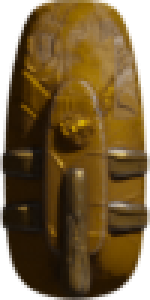
#> input picture imgparts/curve b/b-core.png, 50 x 100 px (shown 3 times larger); its folder holds only this picture in this run
$ python BetterSpritesPIL.py
#> lines starting #> are read from the running program, lines starting #| are printed output that depends on the picture
import math
import os
import random
from PIL import Image

# ---------------------------------------------------------------- helpers
def remap(value, fromLow, fromHigh, toLow, toHigh):
    return (value - fromLow) * (toHigh - toLow) / (fromHigh - fromLow) + toLow

# [7 lines left out: function avg_deviation, not called in this run]

# ---------------------------------------------------------------- catalog
def get_sprites(setselect="human"):
#> called with setselect = 'curve b'
    folder = f"imgparts/{setselect}"
    if not os.path.isdir(folder):
        raise FileNotFoundError(f"Part set '{setselect}' not found at {folder}")
    file_list = [f for f in os.listdir(folder) if f.lower().endswith(".png")]

    part_directional, part_non_directional = [], []
    for fn in file_list:
        base = fn[:-4]
        if base.endswith("-l") or base.endswith("-r"):
            if base.endswith("-l"):
                part_directional.append(base[:-2])
        else:
            part_non_directional.append(base)

    categories = ['engine', 'gun', 'turret', 'perimeter', 'cockpit',
                  'body', 'core', 'greeble', 'other']

    part_dir_dict = {k: [] for k in categories}
    part_uni_dict = {k: [] for k in categories}

    def categorize(base, bucket):
        full = f"{folder}/{base}"
        for cat in categories[:-1]:
            if base.endswith(cat):
                bucket[cat].append(full)
                return
        bucket['other'].append(full)

    for b in part_directional:
        categorize(b, part_dir_dict)
    for b in part_non_directional:
        categorize(b, part_uni_dict)
#> in generate_sprite, `new_img = Image.new('RGBA', (width, height), (0, 0, 0, 0))`: new_img: PIL image 194x172 RGBA; every value is 0

    return part_dir_dict, part_uni_dict

# ---------------------------------------------------------------- part loading
# [14 lines left out: function pick_part_dir, not called in this run]

def _load_uni(path):
    img = Image.open(path).convert("RGBA")
    return [img, img.copy()]

# ---------------------------------------------------------------- sorting
# [90 lines left out: functions sort_bounds, get_part_pos, not called in this run]

def place_parts(core_img, part_list, count, symmetric=True, center=False,
                part_type='random', boundmin=None, boundmax=None,
                dir_chance=0.5, weightX=0.3, scaleRange=(1, 1),
                pattern=None, clustermode=False, bounddict=None,
                inputdictonly=False):
#> called with count = 1, symmetric = True, center = False, part_type = 'core', dir_chance = 0.5, weightX = 0.3, scaleRange = (1, 1), clustermode = False
    if boundmin is None: boundmin = [0, 0]
    if boundmax is None: boundmax = [0, 0]
    if bounddict is None: bounddict = {}

    width, height = core_img.size
#> width = 194; height = 172
    centW, centH = round(width / 2), round(height / 2)
#> centW = 97; centH = 86
    count = int(round(count))

    part_dir_dict, part_uni_dict = part_list

    if part_type == 'random':
        have = False
        tries = 0
        while not have and tries < 50:
            tries += 1
            part_type = random.choice(list(part_dir_dict.keys()))
            have = (len(part_dir_dict[part_type]) > 0 or len(part_uni_dict[part_type]) > 0)
        if not have:
            return core_img, bounddict, []

    partlistdir_raw = list(part_dir_dict.get(part_type, []))
    partlistuni_raw = list(part_uni_dict.get(part_type, []))

    if not partlistdir_raw and not partlistuni_raw:
        return core_img, bounddict, []

    if center:
        dir_chance = 0

    partlistdir = []
    for p in partlistdir_raw:
        try:
            with Image.open(p + "-l.png") as img:
                partlistdir.append((img.size[1], p))
        except FileNotFoundError:
            pass
    partlistdir = [p[1] for p in sorted(partlistdir, key=lambda x: x[0], reverse=True)]

    partlistuni = []
    for p in partlistuni_raw:
        try:
            with Image.open(p + ".png") as img:
#> img is the input picture: PIL image 50x100 RGBA; mean R, G, B, A 79.6, 56.3, 18.6, 210.5
                partlistuni.append((img.size[1], p))
        except FileNotFoundError:
            pass
    partlistuni = [p[1] for p in sorted(partlistuni, key=lambda x: x[0], reverse=True)]
#> partlistuni = ['imgparts/curve b/b-core']

    random.shuffle(partlistdir)
    random.shuffle(partlistuni)

    uniMode = False
    Dirbool = random.random() <= dir_chance
    if Dirbool and partlistdir:
        part = pick_part_dir(partlistdir[0])
    elif partlistuni:
        part = _load_uni(partlistuni[0] + ".png")
#> part = 2 items
        uniMode = True
    elif partlistdir:
        part = pick_part_dir(partlistdir[0])
    else:
        return core_img, bounddict, []

    scale_rand = random.uniform(scaleRange[0], scaleRange[1])
    if part_type == "greeble":
        scale_rand = random.uniform(scaleRange[0] / 5, scaleRange[1] / 2)

    rescale = True
    safety = 0
    while rescale and safety < 200:
        safety += 1
        new_size = [max(1, round(part[0].size[0] * scale_rand)),
                    max(1, round(part[0].size[1] * scale_rand))]
        part = [p.resize(new_size, Image.LANCZOS) for p in part]
        part_size = [p.size for p in part]
        too_big = False
        for ps in part_size:
            if ps[0] > centW or ps[1] > centH:
                too_big = True
                break
        if too_big:
            scale_rand -= 0.1
            if scale_rand <= 0.05:
                break
        else:
            rescale = False
#> this loop made 3 passes
#> part_size on passes 1 to 3: [(50, 100), (50, 100)], [(45, 90), (45, 90)], [(36, 72), (36, 72)]
#> after the loop, safety = 3; scale_rand = 0.8

    if boundmax == [0, 0] and not clustermode:
        if part_type == 'gun':
            boundmin = [0, part_size[0][1] + 5]
            boundmax = [width * 0.2, height * 0.2 + part_size[0][1]]
        elif part_type == 'engine':
            boundmin = [part_size[0][0], centH * 0.7 - part_size[0][1]]
            boundmax = [centW * 0.75, height]
        elif part_type == 'turret':
            boundmin = [centW * 0.24, centH * 0.24]
            boundmax = [centW * 0.525, centH * 0.525]
        else:
            boundmin = [part_size[0][0], part_size[0][1]]
            boundmax = [centW * 0.75, height]
    elif boundmax == [0, 0]:
        boundmax = [width, height]

    newboundmin, newboundmax = [], []
    if bounddict:
        newboundmin = list(bounddict.get('min', []))
        newboundmax = list(bounddict.get('max', []))

    hardpoint = []
    staticcount = count
    i = 0

    if symmetric and not center:
        while count > 1:
            if len(newboundmin) == 0 or not clustermode:
                rXmin = round(centW)
                rXmax = round(boundmax[0] + 1 - part_size[0][0] / 2)
                if rXmax < rXmin:
                    rXmax = rXmin
                randX = round(random.triangular(rXmin, rXmax, rXmin)) if rXmax > rXmin else rXmin
                rYmin = round(boundmin[1])
                rYmax = round(boundmax[1] + 1 - part_size[0][1] / 2)
                if rYmax <= rYmin:
                    rYmax = rYmin + 1
                randY = random.randrange(rYmin, rYmax)
            else:
                partlistany = partlistuni if uniMode else partlistdir
                src_min = bounddict['min'] if inputdictonly and bounddict else newboundmin
                src_max = bounddict['max'] if inputdictonly and bounddict else newboundmax
                part, part_size, rXmin, rXmax = get_part_pos(
                    partlistany, src_min, src_max, 'x', part, part_size,
                    uniMode, core_img=core_img, part_type=part_type)
                rXmin = max(centW + part_size[0][0] / 2, rXmin)
                randX = round(random.triangular(rXmin, rXmax)) if rXmax > rXmin else round(rXmin)

                part, part_size, rYmin, rYmax = get_part_pos(
                    partlistany, src_min, src_max, 'y', part, part_size,
                    uniMode, core_img=core_img)
                randY = round(random.triangular(rYmin, rYmax)) if rYmax > rYmin else round(rYmin)

            randX = int(max(round(part_size[0][0] / 2), min(width - round(part_size[0][0] / 2), randX)))
            randY = int(max(round(part_size[0][1] / 2), min(height - round(part_size[0][1] / 2), randY)))

            posX = randX - round(part_size[0][0] / 2)
            posY = randY - round(part_size[0][1] / 2)
            core_img.paste(part[1], (posX, posY), part[1])
            newboundmin.append([posX, posY])

            nposX = randX + round(part_size[0][0] / 2)
            nposY = randY + round(part_size[0][1] / 2)
            newboundmax.append([nposX, nposY])

            symX = width - round(part_size[1][0] / 2) - randX + 1
            core_img.paste(part[0], (symX - round(part_size[1][0] / 2), posY), part[0])

            if part_type in ('gun', 'turret'):
                hardpoint.append([randX - centW, posY - centH])
                hardpoint.append([symX - round(part_size[1][0] / 2) - centW, posY - centH])
            elif part_type == 'engine':
                hardpoint.append([randX - centW, nposY - centH])
                hardpoint.append([symX - round(part_size[1][0] / 2) - centW, nposY - centH])

            count -= 2
            i += 2

        if count == 1:
            randX = centW
#> randX = 97
            if len(newboundmin) == 0 or not clustermode:
                rYmin = round(boundmin[1])
                rYmax = round(boundmax[1] + 1)
                if rYmax <= rYmin:
                    rYmax = rYmin + 1
                randY = random.randrange(rYmin, rYmax)
            else:
                npart_type = 'center' if part_type == 'cockpit' else part_type
                part, part_size, rYmin, rYmax = get_part_pos(
                    partlistuni, newboundmin, newboundmax, 'y', part,
                    part_size, uniMode=True, core_img=core_img,
                    part_type=npart_type)
                randY = random.randrange(int(rYmin), int(rYmax) + 1) if rYmax > rYmin else int(rYmin)

            posX = randX - round(part_size[0][0] / 2)
#> posX = 79
            posY = randY - round(part_size[0][1] / 2)
#> posY = 50
            core_img.paste(part[0], (posX, posY), part[0])
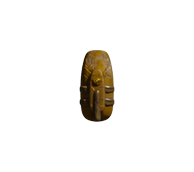
#> core_img: PIL image 194x172 RGBA; mean R, G, B, A 5.9, 4.2, 1.4, 16; transparent parts drawn white

            newboundmin.append([posX, posY])
            newboundmax.append([randX + round(part_size[0][0] / 2),
                                randY + round(part_size[0][1] / 2)])

            if part_type in ('gun', 'turret'):
                hardpoint.append([0, posY - centH])
            elif part_type == 'engine':
                hardpoint.append([0, randY + round(part_size[0][1] / 2) - centH])
            count -= 1

    elif center:
        loop = 0
        while count > 0:
            if pattern is not None and loop < len(pattern):
                randX = pattern[loop][0] * part_size[0][0]
                randY = pattern[loop][1] * part_size[0][1]
            else:
                randX = 0
                if len(newboundmin) == 0 or not clustermode:
                    rYmin = round(boundmin[1] + part_size[0][1] / 2)
                    rYmax = round(boundmax[1] + 1 - part_size[0][1] / 2)
                    if rYmax <= rYmin:
                        rYmax = rYmin + 1
                    randY = random.randrange(rYmin, rYmax)
                else:
                    part, part_size, rYmin, rYmax = get_part_pos(
                        partlistuni, newboundmin, newboundmax, 'y', part,
                        part_size, uniMode=True, core_img=core_img)
                    randY = random.randrange(int(rYmin), int(rYmax) + 1) if rYmax > rYmin else int(rYmin)

            posX = randX - round(part_size[0][0] / 2)
            posY = randY - round(part_size[0][1] / 2)
            core_img.paste(part[0], (posX + centW, posY), part[0])

            newboundmin.append([posX, posY])
            newboundmax.append([randX + round(part_size[0][0] / 2) + centW,
                                randY + round(part_size[0][1] / 2)])
            count -= 1
            loop += 1

    else:
        while count > 0:
            if len(newboundmin) == 0 or not clustermode:
                rXmin = round(centW)
                rXmax = round(boundmax[0] + 1 - part_size[0][0] / 2)
                if rXmax < rXmin:
                    rXmax = rXmin
                randX = round(random.triangular(rXmin, rXmax, rXmin)) if rXmax > rXmin else rXmin
                rYmin = round(boundmin[1])
                rYmax = round(boundmax[1] + 1 - part_size[0][1] / 2)
                if rYmax <= rYmin:
                    rYmax = rYmin + 1
                randY = random.randrange(rYmin, rYmax)
            else:
                partlistany = partlistuni if uniMode else partlistdir
                part, part_size, rXmin, rXmax = get_part_pos(
                    partlistany, newboundmin, newboundmax, 'x', part,
                    part_size, uniMode, core_img=core_img,
                    part_type=part_type, placemode='asym')
                randX = round(random.triangular(rXmin, rXmax)) if rXmax > rXmin else round(rXmin)

                part, part_size, rYmin, rYmax = get_part_pos(
                    partlistany, newboundmin, newboundmax, 'y', part,
                    part_size, uniMode, core_img=core_img)
                randY = round(random.triangular(rYmin, rYmax)) if rYmax > rYmin else round(rYmin)

            posX = randX - round(part_size[0][0] / 2)
            posY = randY - round(part_size[0][1] / 2)
            side_sel = 1 if posX >= centW else 0
            core_img.paste(part[side_sel], (posX, posY), part[side_sel])

            newboundmin.append([posX, posY])
            newboundmax.append([randX + round(part_size[0][0] / 2),
                                randY + round(part_size[0][1] / 2)])

            if part_type in ('gun', 'turret'):
                hardpoint.append([(randX / 2) - centW, posY - centH])
            elif part_type == 'engine':
                hardpoint.append([(randX / 2) - centW,
                                  randY + round(part_size[0][1] / 2) - centH])
            count -= 1

    bounddict = {'min': newboundmin.copy(), 'max': newboundmax.copy()}
#> bounddict = {'min': [[79, 50]], 'max': [[115, 122]]}
    return core_img, bounddict, hardpoint

def generate_sprite(faction, category="Heavy Warship", width=0, height=0,
                    part_list=None, gun=0, turret=0, enginesp=0):
    if part_list is None:
        raise ValueError("part_list is required")

    stacktype = 2
    symmode = True
    if faction is not None and hasattr(faction, "shipsymmode"):
        symmode = faction.shipsymmode

    if width == 0 or height == 0:
        if category in ("Drone", "Fighter"):
            width = random.randrange(80, 100, 2);  height = random.randrange(80, 100, 2)
        elif category == "Interceptor":
            width = random.randrange(100, 120, 2); height = random.randrange(100, 120, 2)
        elif category in ("Light Warship", "Light Freighter"):
            width = random.randrange(120, 200, 2); height = random.randrange(120, 200, 2)
        elif category == "Medium Warship":
            width = random.randrange(170, 260, 2); height = random.randrange(170, 260, 2)
        elif category in ("Heavy Warship", "Heavy Freighter"):
            width = random.randrange(200, 420, 2); height = random.randrange(260, 420, 2)
        elif category == "Transport":
            width = random.randrange(120, 260, 2); height = random.randrange(120, 260, 2)

    if category in ("Drone", "Fighter", "Interceptor", "Light Warship", "Light Freighter"):
        stacktype = 3

    engine = max(1, round(enginesp / 100))
    centW, centH = round(width / 2), round(height / 2)
    gpoints, tpoints, epoints = [], [], []
    pcs = (width * height) / (260.0 * 260.0)
    new_img = Image.new('RGBA', (width, height), (0, 0, 0, 0))

    if stacktype == 1:
        new_img, bd, _ = place_parts(new_img, part_list, count=4, part_type='engine')
        new_img, bd, _ = place_parts(new_img, part_list, count=1, part_type='core', bounddict=bd)
        new_img, bd, _ = place_parts(new_img, part_list, count=4, part_type='gun', bounddict=bd)
        new_img, bd, _ = place_parts(new_img, part_list, count=8, part_type='perimeter', bounddict=bd)
        new_img, bd, _ = place_parts(new_img, part_list, count=32, part_type='body', bounddict=bd)
        new_img, bd, _ = place_parts(new_img, part_list, count=16, part_type='body', bounddict=bd)
        new_img, bd, _ = place_parts(new_img, part_list, count=8, part_type='body', bounddict=bd)
        new_img, bd, _ = place_parts(new_img, part_list, count=16, part_type='greeble', bounddict=bd)
        new_img, bd, _ = place_parts(new_img, part_list, count=16, part_type='greeble', bounddict=bd)
        new_img, bd, _ = place_parts(new_img, part_list, count=1, part_type='turret', bounddict=bd)
        new_img, bd, tpoints = place_parts(new_img, part_list, count=6, part_type='turret', bounddict=bd)
        new_img, bd, _ = place_parts(new_img, part_list, count=1, part_type='cockpit', bounddict=bd)

    elif stacktype == 2:
        new_img, bdc, _ = place_parts(new_img, part_list, count=1, part_type='core', boundmin=[0, centH], boundmax=[0, centH])
        new_img, bdb, _ = place_parts(new_img, part_list, count=64 * pcs, part_type='body', bounddict=bdc, clustermode=True, symmetric=symmode)
        new_img, bd,  _ = place_parts(new_img, part_list, count=8 * pcs, part_type='body', bounddict=bdc, clustermode=True, symmetric=symmode)
        new_img, bdg, gpoints = place_parts(new_img, part_list, count=gun, part_type='gun', bounddict=bdb, clustermode=True, symmetric=symmode)
        new_img, bde, epoints = place_parts(new_img, part_list, count=engine, part_type='engine', bounddict=bdb, clustermode=True, symmetric=symmode)
        new_img, bd,  _ = place_parts(new_img, part_list, count=8 * pcs, part_type='perimeter', bounddict=bdb, clustermode=True, symmetric=symmode)
        new_img, bd,  _ = place_parts(new_img, part_list, count=8 * pcs, part_type='body', bounddict=bdb, clustermode=True, symmetric=symmode)
        new_img, bd,  _ = place_parts(new_img, part_list, count=max(0, round(8 * pcs)), part_type='greeble', bounddict=bdb, clustermode=True, symmetric=symmode)
        new_img, bd, tpoints = place_parts(new_img, part_list, count=turret, part_type='turret', bounddict=bdb, clustermode=True, symmetric=symmode)
        new_img, bd, _ = place_parts(new_img, part_list, count=1, part_type='cockpit', bounddict=bd, clustermode=True, symmetric=symmode)

    elif stacktype == 3:
        new_img, bdc, _ = place_parts(new_img, part_list, count=1, part_type='core', boundmin=[0, centH], boundmax=[0, centH])
#> bdc = {'min': [[79, 50]], 'max': [[115, 122]]}
        new_img, bdb, _ = place_parts(new_img, part_list, count=4, part_type='body', bounddict=bdc, clustermode=True, symmetric=symmode)
#> bdb = {'min': [[79, 50]], 'max': [[115, 122]]}
        new_img, bdg, gpoints = place_parts(new_img, part_list, count=gun, part_type='gun', bounddict=bdb, clustermode=True, symmetric=symmode)
#> bdg = {'min': [[79, 50]], 'max': [[115, 122]]}; gpoints = []
        new_img, bde, epoints = place_parts(new_img, part_list, count=engine, part_type='engine', bounddict=bdb, clustermode=True, symmetric=symmode)
#> bde = {'min': [[79, 50]], 'max': [[115, 122]]}; epoints = []
        new_img, bd,  _ = place_parts(new_img, part_list, count=2, part_type='perimeter', bounddict=bdb, clustermode=True, symmetric=symmode)
#> bd = {'min': [[79, 50]], 'max': [[115, 122]]}
        new_img, bd,  _ = place_parts(new_img, part_list, count=4, part_type='body', bounddict=bdb, clustermode=True)
        new_img, bd, tpoints = place_parts(new_img, part_list, count=turret, part_type='turret', bounddict=bdb, clustermode=True, symmetric=symmode)
#> tpoints = []
        new_img, bd, _ = place_parts(new_img, part_list, count=1, part_type='cockpit', bounddict=bd, clustermode=True, symmetric=symmode)

    elif stacktype == 99:
        new_img, bdc, _ = place_parts(new_img, part_list, count=1, part_type='core')
        new_img, bdb, _ = place_parts(new_img, part_list, count=2, part_type='body', bounddict=bdc, clustermode=True)

    border = Image.new('RGBA', (width + 2, height + 2), (0, 0, 0, 0))
#> border: PIL image 196x174 RGBA; every value is 0
    border.paste(new_img, (1, 1), new_img)
    return border, gpoints, tpoints, epoints

# [11 lines left out: function call_generate_sprite, not called in this run]

# ---------------------------------------------------------------- Pydroid entry
if __name__ == "__main__":
    # 1. FORCE true randomness using hardware entropy
    random.seed(os.urandom(16))

    # 2. Randomly choose ONE faction for this entire run
    faction_set = random.choice(["human", "indus a", "curve b"])

    # 3. Randomly choose the total amount for this run (5 to 13)
    NUM_SHIPS = random.randint(5, 13)

    OUT_DIR = "generatedsprites"
    os.makedirs(OUT_DIR, exist_ok=True)

    print(f"Run started! Faction: '{faction_set}' | Generating {NUM_SHIPS} ships...")

    # 4. Load the parts once for this faction
    try:
        parts = get_sprites(setselect=faction_set)
    except FileNotFoundError:
        print(f"ERROR: Folder 'imgparts/{faction_set}' not found.")
        exit()

    # 5. Generate the batch
    for n in range(NUM_SHIPS):
        # Randomly pick a category and stats for each ship
        cat = random.choice(["Drone", "Fighter", "Interceptor",
                             "Light Warship", "Medium Warship", "Heavy Warship", "Transport"])
        guns = random.randint(1, 4)
        turrets = random.randint(0, 3)
        engine = random.randint(100, 400)

        # Generate sprite
        sprite, g, t, e = generate_sprite(None, category=cat, part_list=parts, gun=guns, turret=turrets, enginesp=engine)
#> g = []; t = []; e = []

        # 6. Save with unique filename (includes the faction)
        safe_faction = faction_set.replace(' ', '_')
        base_name = f"{cat.replace(' ', '')}_{n+1}_{safe_faction}"
        custom_ship_name = base_name

        counter = 1
        while os.path.exists(f"{OUT_DIR}/{custom_ship_name}.png"):
            custom_ship_name = f"{base_name}_{counter}"
            counter += 1

        path = f"{OUT_DIR}/{custom_ship_name}.png"
        sprite.save(path)
        print(f"[{n+1}/{NUM_SHIPS}] {cat} -> {path}")

    print("Done.")
